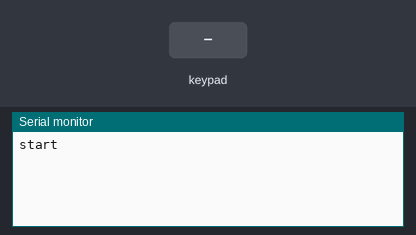
The sketch below on a simulated Arduino Uno, built with avr-gcc and run on an emulated ATmega328P. Parts: the last lines printed to the serial monitor. Inputs (shaded band) come from the test bench.

Above: at 1.2 s.
1.3 s: key '*' pressed
At 1.6 s:
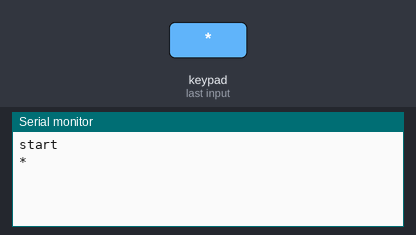
2.8 s: keypad keys 5 4 3 2 pressed 0.4 s apart
At 5.0 s:
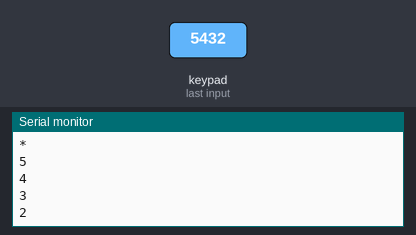
5.9 s: key '#' pressed
At 6.3 s:
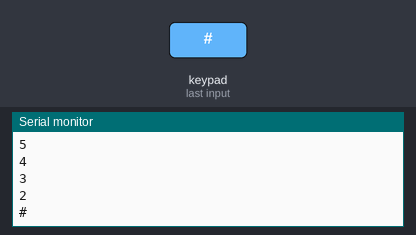
7.4 s: keypad keys 5 4 3 2 A pressed 0.4 s apart
At 9.8 s:
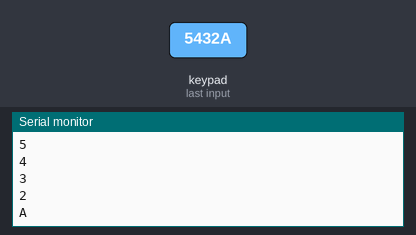
10.9 s: key 'D' pressed
At 11.5 s:
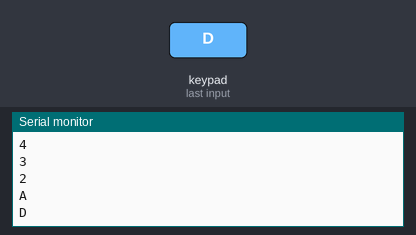
12.4 s: key 'C' pressed
At 13.6 s:
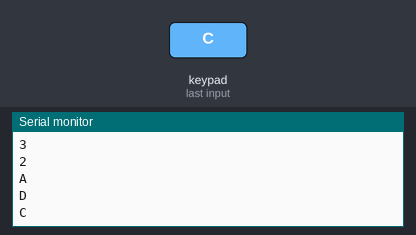
Timing chart, 0 to 14.9 s (numbered marks = the images above; inputs shaded):
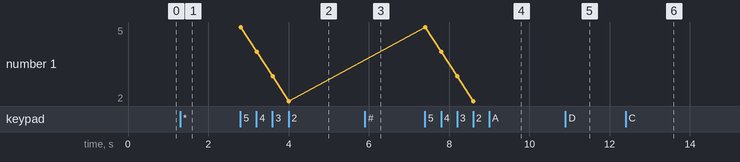

The sketch:

keypadWorks.ino
```cpp
#include <Keypad.h>

const byte ROWS = 4; //four rows
const byte COLS = 4; //four columns
char keys[ROWS][COLS] = {
  {'*','0','#','D'},
  {'7','8','9','C'},
  {'4','5','6','B'},
  {'1','2','3','A'}
};

byte rowPins[ROWS] = {5, 4, 3, 2}; //connect to the row pinouts of the keypad
byte colPins[COLS] = {9, 8, 7, 6}; //connect to the column pinouts of the keypad

Keypad keypad = Keypad( makeKeymap(keys), rowPins, colPins, ROWS, COLS );

void setup(){
   Serial.begin(115200);
   Serial.println("start");
}

void loop(){
  char key = keypad.getKey();

  if (key){
    Serial.println(key);
  }
//  else{
//      Serial.println("none");
//  }
}
```

Measured:
- after the input at 1.3 s, the serial monitor: prints a new line at once (image 1)
- after the input at 2.8 s, the serial monitor: prints a new line at once (image 2)
- after the input at 5.9 s, the serial monitor: prints a new line at once (image 3)
- after the input at 7.4 s, the serial monitor: prints a new line at once (image 4)
- after the input at 10.9 s, the serial monitor: prints a new line at once (image 5)
- after the input at 12.4 s, the serial monitor: prints a new line at once (image 6)
